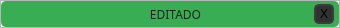
<?xml version="1.0" encoding="UTF-8"?>
<ui version="4.0">
 <class>MainWindow</class>
 <widget class="QMainWindow" name="MainWindow">
  <property name="geometry">
   <rect>
    <x>0</x>
    <y>0</y>
    <width>340</width>
    <height>28</height>
   </rect>
  </property>
  <property name="sizePolicy">
   <sizepolicy hsizetype="Preferred" vsizetype="Preferred">
    <horstretch>0</horstretch>
    <verstretch>0</verstretch>
   </sizepolicy>
  </property>
  <property name="minimumSize">
   <size>
    <width>340</width>
    <height>28</height>
   </size>
  </property>
  <property name="maximumSize">
   <size>
    <width>340</width>
    <height>28</height>
   </size>
  </property>
  <property name="windowTitle">
   <string>MainWindow</string>
  </property>
  <widget class="QWidget" name="centralwidget">
   <layout class="QHBoxLayout" name="horizontalLayout">
    <property name="spacing">
     <number>0</number>
    </property>
    <property name="leftMargin">
     <number>0</number>
    </property>
    <property name="topMargin">
     <number>0</number>
    </property>
    <property name="rightMargin">
     <number>0</number>
    </property>
    <property name="bottomMargin">
     <number>0</number>
    </property>
    <item>
     <widget class="QFrame" name="frame">
      <property name="frameShape">
       <enum>QFrame::StyledPanel</enum>
      </property>
      <property name="frameShadow">
       <enum>QFrame::Raised</enum>
      </property>
      <layout class="QHBoxLayout" name="horizontalLayout_2">
       <property name="spacing">
        <number>0</number>
       </property>
       <property name="leftMargin">
        <number>0</number>
       </property>
       <property name="topMargin">
        <number>0</number>
       </property>
       <property name="rightMargin">
        <number>0</number>
       </property>
       <property name="bottomMargin">
        <number>0</number>
       </property>
       <item>
        <widget class="QFrame" name="frame_popup">
         <property name="maximumSize">
          <size>
           <width>450</width>
           <height>16777215</height>
          </size>
         </property>
         <property name="styleSheet">
          <string notr="true">background-color: rgb(57, 173, 84);
border-radius:5px;</string>
         </property>
         <property name="frameShape">
          <enum>QFrame::StyledPanel</enum>
         </property>
         <property name="frameShadow">
          <enum>QFrame::Raised</enum>
         </property>
         <layout class="QHBoxLayout" name="horizontalLayout_5">
          <property name="spacing">
           <number>0</number>
          </property>
          <property name="leftMargin">
           <number>36</number>
          </property>
          <property name="topMargin">
           <number>0</number>
          </property>
          <property name="rightMargin">
           <number>5</number>
          </property>
          <property name="bottomMargin">
           <number>0</number>
          </property>
          <item>
           <widget class="QLabel" name="lbl_popup">
            <property name="font">
             <font>
              <family>Quicksand</family>
             </font>
            </property>
            <property name="styleSheet">
             <string notr="true">color: rgb(35, 35, 35);</string>
            </property>
            <property name="text">
             <string>EDITADO</string>
            </property>
            <property name="alignment">
             <set>Qt::AlignCenter</set>
            </property>
           </widget>
          </item>
          <item>
           <widget class="QPushButton" name="close_popup">
            <property name="maximumSize">
             <size>
              <width>20</width>
              <height>20</height>
             </size>
            </property>
            <property name="styleSheet">
             <string notr="true">QPushButton{
	background-color:rgb(50, 50, 50);
	border:2px solid rgb(60, 60, 60);
	border-radius:5px;
}
QPushButton:hover{
	background-color:rgb(60, 60, 60);
	border: 2px solid rgb(70, 70, 70);
}
QPushButton:pressed{
	background-color:rgb(250, 230, 0);
	border: 2px solid rgb(255, 165, 24);
	color: rgb(35, 35, 35);
}</string>
            </property>
            <property name="text">
             <string>X</string>
            </property>
           </widget>
          </item>
         </layout>
        </widget>
       </item>
      </layout>
     </widget>
    </item>
   </layout>
  </widget>
 </widget>
 <resources/>
 <connections/>
</ui>
